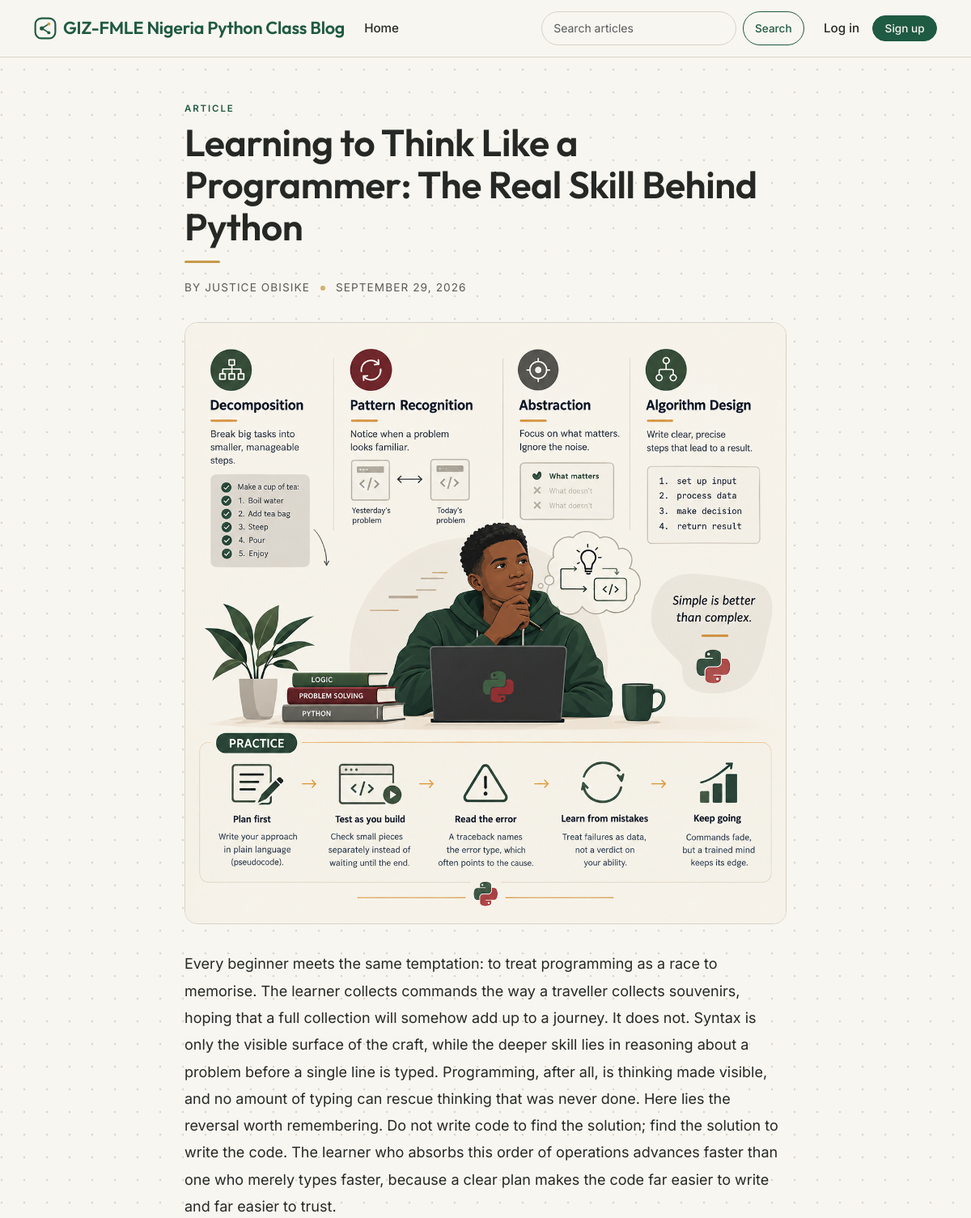
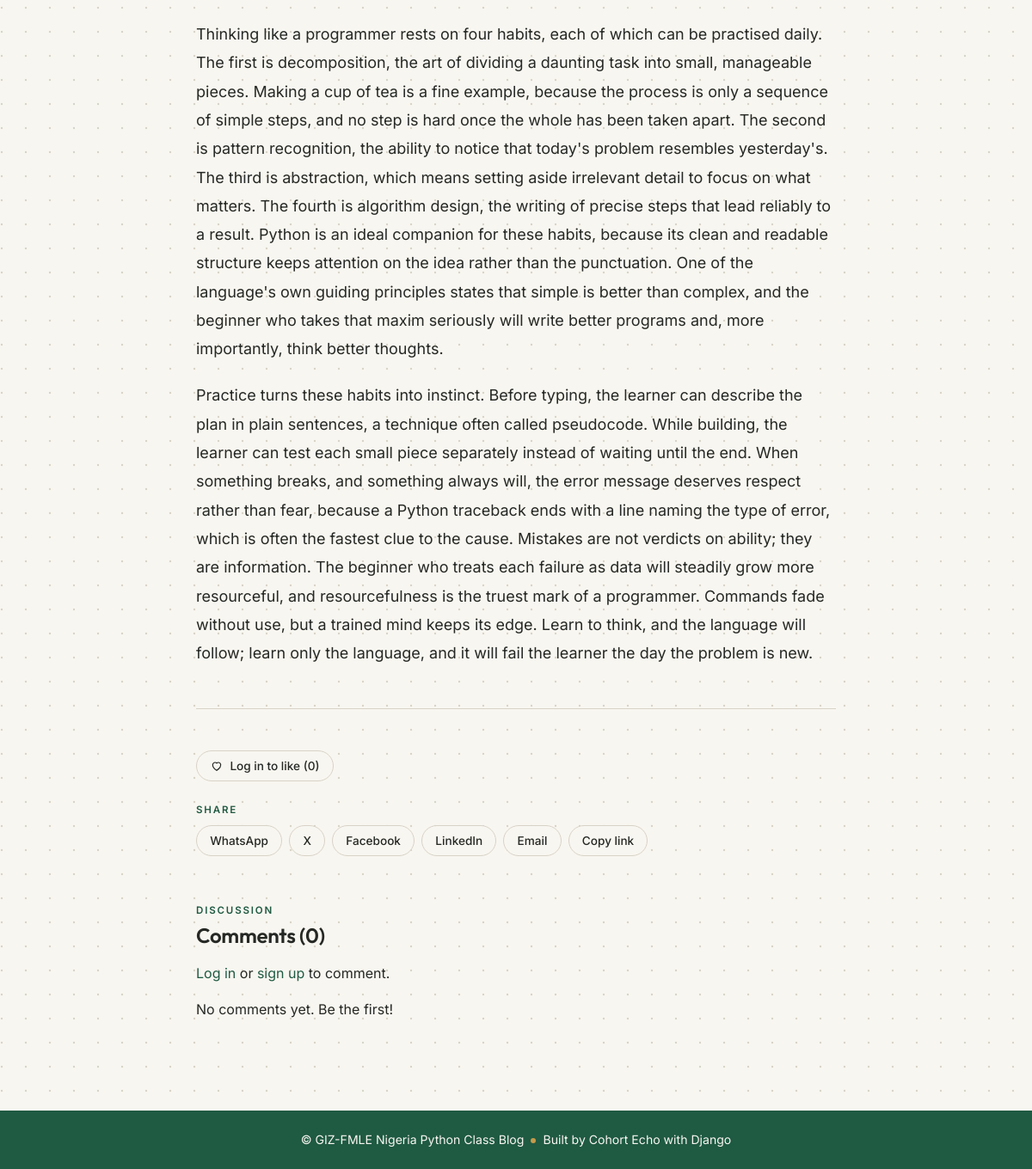
The app's page /post/learning-to-think-like-a-programmer-the-real-skill-behind-python/ with its own data (2 pictures, top to bottom).
### blog/models.py (models this page shows, shortened)
class Post(models.Model):
    STATUS_CHOICES = [
        ('draft', 'Draft'),
        ('published', 'Published'),
    ]
    title = models.CharField(max_length=200)
    slug = models.SlugField(max_length=220, unique=True, blank=True)
    author = models.ForeignKey(
        settings.AUTH_USER_MODEL, on_delete=models.CASCADE, related_name='posts'
    )
    cover_image = models.ImageField(upload_to='covers/', blank=True, null=True)
    content = models.TextField()
    status = models.CharField(max_length=10, choices=STATUS_CHOICES, default='published')
    created_at = models.DateTimeField(auto_now_add=True)
    updated_at = models.DateTimeField(auto_now=True)
    likes = models.ManyToManyField(
        settings.AUTH_USER_MODEL, related_name='liked_posts', blank=True
    )
    class Meta:
        ordering = ['-created_at']

### blog/views.py (the view)
# urls.py: path('post/<slug:slug>/', views.PostDetailView.as_view(), name='post_detail'),
class PostDetailView(DetailView):
    template_name = 'blog/post_detail.html'
    context_object_name = 'post'
    def get_queryset(self):
        qs = Post.objects.select_related('author').prefetch_related('images')
        user = self.request.user
        if user.is_superuser:
            return qs
        if user.is_authenticated:
            return qs.filter(Q(status='published') | Q(author=user))
        return qs.filter(status='published')
    def get_context_data(self, **kwargs):
        ctx = super().get_context_data(**kwargs)
        post, user = self.object, self.request.user
        ctx['comments'] = post.comments.filter(active=True).select_related('user')
        ctx['comment_form'] = CommentForm()
        ctx['like_count'] = post.likes.count()
        ctx['liked'] = user.is_authenticated and post.likes.filter(pk=user.pk).exists()
        ctx['can_manage'] = is_author(user) and (
            post.author_id == user.pk or user.is_superuser
        )
        return ctx

### blog/forms.py
class CommentForm(forms.ModelForm):
    class Meta:
        model = Comment
        fields = ['body']
        labels = {'body': ''}
        widgets = {
            'body': forms.Textarea(attrs={
                'class': 'form-control', 'rows': 3,
                'placeholder': 'Write a comment...',
            }),
        }

### blog/context_processors.py (called while the page is built)
def author_status(request):
    return {'is_author': is_author(request.user)}

### blog/permissions.py (called while the page is built)
def is_author(user):
    return user.is_authenticated and (
        user.is_superuser or user.groups.filter(name='Authors').exists()
    )

### templates/blog/post_detail.html (shortened to what this page needs)
{% extends 'base.html' %}
{% block content %}
<article class="col-lg-8 mx-auto pt-4">
  <span class="eyebrow">Article</span>
  <h1 class="post-title">{{ post.title }}</h1>
  <div class="amber-rule"></div>
  <p class="post-meta mb-2">
    By {{ post.author.get_full_name|default:post.author.username }}
    <span class="dot-amber"></span>
    {{ post.created_at|date:"F d, Y" }}
  </p>
  {% if post.cover_image %}
    <img src="{{ post.cover_image.url }}" class="post-cover" alt="{{ post.title }}">
  {% endif %}
  <div class="post-content">{{ post.content|linebreaks }}</div>
  <hr class="my-5">
  {% if post.status == 'published' %}
    <div class="mb-4">
      {% if user.is_authenticated %}
        <form method="post" action="{% url 'like_post' post.slug %}" class="d-inline">
          {% csrf_token %}
          <button class="chip {% if liked %}chip--liked{% endif %}">
            <svg viewBox="0 0 24 24"><path d="M12 20s-7-4.4-7-10a4 4 0 0 1 7-2.6A4 4 0 0 1 19 10c0 5.6-7 10-7 10z"/></svg>
            {% if liked %}Liked{% else %}Like{% endif %} ({{ like_count }})
          </button>
        </form>
      {% else %}
        <a href="{% url 'login' %}?next={{ request.path }}" class="chip">
          <svg viewBox="0 0 24 24"><path d="M12 20s-7-4.4-7-10a4 4 0 0 1 7-2.6A4 4 0 0 1 19 10c0 5.6-7 10-7 10z"/></svg>
          Log in to like ({{ like_count }})</a>
      {% endif %}
    </div>
    {% with page_url=request.build_absolute_uri %}
    <div class="mb-5">
      <span class="eyebrow d-block mb-2">Share</span>
      <div class="d-flex flex-wrap gap-2">
        <a class="chip" target="_blank" rel="noopener"
           href="https://wa.me/?text={{ post.title|urlencode:'' }}%20{{ page_url|urlencode:'' }}">WhatsApp</a>
        <a class="chip" target="_blank" rel="noopener"
           href="https://twitter.com/intent/tweet?url={{ page_url|urlencode:'' }}&text={{ post.title|urlencode:'' }}">X</a>
        <a class="chip" target="_blank" rel="noopener"
           href="https://www.facebook.com/sharer/sharer.php?u={{ page_url|urlencode:'' }}">Facebook</a>
        <a class="chip" target="_blank" rel="noopener"
           href="https://www.linkedin.com/sharing/share-offsite/?url={{ page_url|urlencode:'' }}">LinkedIn</a>
        <a class="chip"
           href="mailto:?subject={{ post.title|urlencode:'' }}&body={{ page_url|urlencode:'' }}">Email</a>
        <button type="button" class="chip"
                onclick="navigator.clipboard.writeText(window.location.href).then(() => this.textContent = 'Copied!')">
          Copy link</button>
      </div>
    </div>
    {% endwith %}
    <section id="comments">
      <span class="eyebrow">Discussion</span>
      <h4 class="mt-1 mb-3">Comments ({{ comments|length }})</h4>
      {% if user.is_authenticated %}
        <form method="post" action="{% url 'add_comment' post.slug %}" class="mb-4">
          {% csrf_token %}
          {{ comment_form.body }}
          <button class="btn btn-primary btn-sm mt-2">Post comment</button>
        </form>
      {% else %}
        <p><a href="{% url 'login' %}?next={{ request.path }}">Log in</a> or
           <a href="{% url 'signup' %}">sign up</a> to comment.</p>
      {% endif %}
      {% for comment in comments %}
        <div class="comment-card">
          <div class="d-flex justify-content-between">
            <span class="who">{{ comment.user.username }}</span>
            <span class="when">{{ comment.created_at|timesince }} ago</span>
          </div>
          <p class="mb-1 mt-1">{{ comment.body|linebreaksbr }}</p>
          {% if user == comment.user or user == post.author or user.is_superuser %}
            <form method="post" action="{% url 'delete_comment' comment.pk %}">
              {% csrf_token %}
              <button class="btn btn-link link-delete">Delete</button>
            </form>
          {% endif %}
        </div>
      {% empty %}
        <p>No comments yet. Be the first!</p>
      {% endfor %}
    </section>
  {% endif %}
</article>
{% endblock %}

### static/css/custom.css (style rules this page uses)
:root { --warm-white: #F8F6F0; --forest: #1F5A43; --stone: #D8D3C8; --brick: #8B3A42; --charcoal: #252824; --amber: #C69A4A; --radius: 16px; --font-heading: 'Outfit', 'Poppins', system-ui, sans-serif; --font-body: 'Inter', system-ui, -apple-system, 'Segoe UI', sans-serif; --bs-body-bg: #F8F6F0; --bs-body-bg-rgb: 248, 246, 240; --bs-body-color: #252824; --bs-body-color-rgb: 37, 40, 36; --bs-body-font-family: var(--font-body); --bs-link-color-rgb: 31, 90, 67; --bs-link-hover-color-rgb: 37, 40, 36; --bs-danger-rgb: 139, 58, 66; --bs-border-color: #D8D3C8; }
body { font-family: var(--font-body); color: var(--charcoal); background-color: var(--warm-white); line-height: 1.65; }
h1, h2, h3, h4, h5, h6, .navbar-brand, .display-title { font-family: var(--font-heading); font-weight: 600; letter-spacing: -0.01em; color: var(--charcoal); }
a { text-decoration: none; }
hr { border-color: var(--stone); opacity: 1; }
.eyebrow { font-size: .72rem; letter-spacing: .16em; text-transform: uppercase; font-weight: 600; color: var(--forest); }
.amber-rule { width: 44px; height: 3px; background: var(--amber); border-radius: 2px; margin: .9rem 0 1.2rem; }
.dot-amber { display: inline-block; width: 6px; height: 6px; border-radius: 50%; background: var(--amber); margin: 0 .5rem; vertical-align: middle; }
.icon-stat svg, .chip svg { width: 16px; height: 16px; fill: none; stroke: currentColor; stroke-width: 1.8; stroke-linecap: round; stroke-linejoin: round; }
.chip { display: inline-flex; align-items: center; gap: .45rem; background: var(--warm-white); color: var(--charcoal); border: 1px solid var(--stone); border-radius: 999px; padding: .35rem .95rem; font-family: inherit; font-size: .85rem; font-weight: 500; cursor: pointer; text-decoration: none; transition: border-color .2s ease, color .2s ease; }
.post-title { font-size: clamp(2rem, 4.5vw, 2.9rem); line-height: 1.12; margin: .4rem 0 0; }
.post-meta { font-size: .85rem; letter-spacing: .08em; text-transform: uppercase; opacity: .75; }
.post-cover { width: 100%; border-radius: var(--radius); border: 1px solid var(--stone); margin: 1.5rem 0 2rem; }
.post-content { font-size: 1.125rem; line-height: 1.85; }
.post-content p { margin-bottom: 1.3rem; }

### records on screen
Post: title "Learning to Think Like a Programmer: The Real Skill Behind Python", author.get_full_name "JUSTICE OBISIKE", created_at "SEPTEMBER 29, 2026", cover_image (picture), content "Every beginner meets the same temptation: to treat programming as a race to memorise. The learner collects commands the way a traveller collects souvenirs, hoping that a full collection will somehow add up to a journey. It does not. Syntax is only the visible surface of the craft, while the deeper skill lies in reasoning about a problem before a single line is typed. Programming, after all, is thinking made visible, and no amount of typing can rescue thinking that was never done. Here lies the reversal worth remembering. Do not write code to find the solution; find the solution to write the code. The learner who absorbs this order of operations advances faster than one who merely types…"

### other values on screen
{{ like_count }} "0"
{{ comments|length }} "0"
